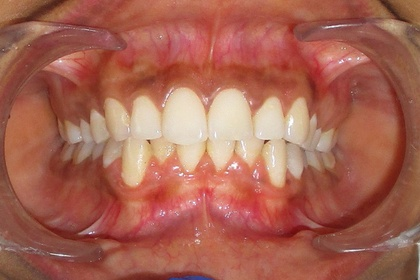
%> input picture Sample image/00001.jpg, 420 x 280 px, shrunk from 1800 x 1200 before the run
$ octave --eval "DeltaE;"   (GNU Octave 9; MATLAB toolbox functions it lacks are replaced by stand-ins)
%> lines starting %> are read from the running program, lines starting %| are printed output that depends on the picture
### FCM_EU.m
function [MF,Cent,Obj,res]=FCM_EU(img,ncluster,max_iter,expo)

%Check for RGB image%
if ndims(img)>2
     img = rgb2gray(img);
end
%Intialize the m and termination value%
if nargin<4
    expo=2;
    if nargin<3
        max_iter=100;
    end
end

[rn,cn]=size(img);
imgsiz=rn*cn;
%imgv=reshape(img,imgsiz,1);
%imgv=double(imgv);
imgv=img;
%Initialize the membership value%
MF=initfcm(ncluster,rn);

% Main loop
for i = 1:max_iter,
    [MF, Cent, Obj(i),dist] = stepfcm2dmf(imgv,MF,ncluster,expo);

	% check termination condition
	if i > 1,
		if abs(Obj(i) - Obj(i-1)) < 1e-2, break; end,
	end
end
%Calculate Cluster validity Index values%
V_new = sum(Cent)/ncluster;

dist_New = distfcm(Cent, V_new);
dist_n = distfcm(Cent, imgv);
Vfs = sum(sum((dist_New'.^2)*(MF.^2)));
vxb = sum(sum((dist_n.^2).*(MF.^2)));

Vfs = vxb-Vfs;
res.Vfs = Vfs;
incr =1;
for index1=1:ncluster
    for index2=1:ncluster
            if index2>index1
                diff_n = ((Cent(index1) - Cent(index2)));
                center_diff(incr) = diff_n^2;
                incr=incr+1;
            end
    end
end
center_diff = min(center_diff');

vxb = (vxb)/(imgsiz*(center_diff));
res.vxb = vxb;

% [14 lines left out: function stepfcm2dmf, not called in this run]

### dental_shade_matching.m
 function DeltaE()
try
    fontSize = 14;
    image=imread('D:\College\Dental Shade Matching 2\Patients Photos\00001.jpg');
%> image is the input picture: size 280x420x3 uint8; mean R, G, B 166.8, 99.7, 82.8
    % figure,imshow(image);

    gray_image=rgb2gray(image);
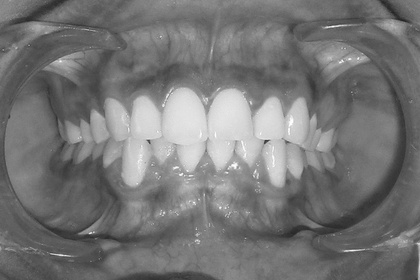
%> gray_image: size 280x420 uint8; min 36, max 254, mean 117.8

    lmean=conv2(gray_image,ones(3)/9,'same');
    lstd=stdfilt(gray_image);
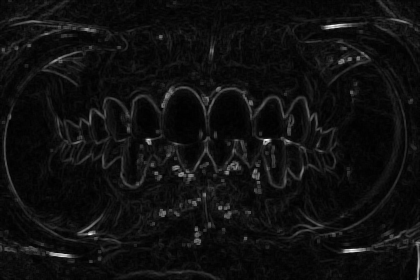
%> lstd: size 280x420 double; min 0, max 75.03, mean 4.8; drawn with min black and max white
    % data(:,1)=image(:);
    data(:,1)=lmean(:);
    data(:,2)=lstd(:);
    D(:,1)=abs(data(:,1)-data(:,2));
    D(:,2)=abs(data(:,1)+data(:,2));
    data=double(D);
%Intialize the cluster number%
cluster=3;

%Call FCM algorithm to cluster the input image%
%[center,MF,obj]=fcm(data,cluster);
[MF,Centers,obj,res]=FCM_EU(data,cluster);

%Calculate Cluster validity index%
RF1=0;
Vpec=0;
for j=1:size(MF,2)
    for i=1:cluster
            RF1 =RF1+ (MF(i,j)^2);
            Vpec = Vpec + MF(i,j)*log(MF(i,j));
    end
end
RF1= RF1/size(MF,2);
Vpc1(cluster)= RF1;
Vpe1 = (-Vpec)/size(MF,2);
Vpe(cluster)= Vpe1;
Vfs(cluster)= res.Vfs ;
Vxb(cluster) = res.vxb ;


%Display the image%
figure
subplot(231); imshow(image,[])
for i=1:cluster
    imgfi=reshape((MF(i,:,:)),size(image,1),size(image,2));
    subplot(2,3,i+1); imshow(imgfi,[])
    title(['Index No: ' int2str(i)])
end

prompt = {'Enter your option:'};
dlgtitle = 'Input';
dims = [1 35];
definput = {'0'};
answer = inputdlg(prompt,dlgtitle,dims,definput)
i = str2double(answer);
imfgi=reshape((MF(i,:,:)),size(image,1),size(image,2));
imfgi=medfilt2(imfgi,[5 5]);

newi=im2bw(imfgi,graythresh(imfgi));
se=strel('square',15);
iopenned=imopen(newi,se);
iopen=bwareaopen(iopenned,10000);
figure,imshow(iopen);

maskedRgbImage = bsxfun(@times, image, cast(iopen, 'like', image));
figure,imshow(maskedRgbImage);

j=imcrop(maskedRgbImage);
figure,imshow(j);


%removing flashlight reflection
% grayj=rgb2gray(j);
%     mask = grayj > 300; % whatever value works.
%     fixedImage = regionfill(grayj, mask);
%     figure,imshow(fixedImage);

% [rows columns numberOfColorBands] = size(j);
% % divide an image up into blocks by using mat2cell().
% blockSizeR = 150; % Rows in block.
% blockSizeC = 100; % Columns in block.
% % Figure out the size of each block in rows.
% % Most will be blockSizeR but there may be a remainder amount of less than that.
% wholeBlockRows = floor(rows / blockSizeR);
% blockVectorR = [blockSizeR * ones(1, wholeBlockRows), rem(rows, blockSizeR)];
% % Figure out the size of each block in columns.
% wholeBlockCols = floor(columns / blockSizeC);
% blockVectorC = [blockSizeC * ones(1, wholeBlockCols), rem(columns, blockSizeC)];
% % Create the cell array, ca.
% % Each cell (except for the remainder cells at the end of the image)
% % in the array contains a blockSizeR by blockSizeC by 3 color array.
% % This line is where the image is actually divided up into blocks.
% if numberOfColorBands > 1
%   % It's a color image.
%   ca = mat2cell(j, blockVectorR, blockVectorC, numberOfColorBands);
% else
%   ca = mat2cell(rgbImage, blockVectorR, blockVectorC);
% end
% % Now display all the blocks.
% plotIndex = 1;
% numPlotsR = size(ca, 1);
% numPlotsC = size(ca, 2);
% for r = 1 : numPlotsR
%   for c = 1 : numPlotsC
%     fprintf('plotindex = %d,   c=%d, r=%d\n', plotIndex, c, r);
%     % Specify the location for display of the image.
%     subplot(numPlotsR, numPlotsC, plotIndex);
%     % Extract the numerical array out of the cell
%     % just for tutorial purposes.
%     rgbBlock = ca{r,c};
%     imshow(rgbBlock); % Could call imshow(ca{r,c}) if you wanted to.
%     [rowsB columnsB numberOfColorBandsB] = size(rgbBlock);
%     % Make the caption the block number.
%     caption = sprintf('Block #%d of %d\n%d rows by %d columns', ...
%       plotIndex, numPlotsR*numPlotsC, rowsB, columnsB);
%     title(caption);
%     drawnow;
%     % Increment the subplot to the next location.
%     plotIndex = plotIndex + 1;
%   end
% end
% % Display the original image in the upper left.
% % subplot(4, 6, 1);
%
% % title('Original Image');

% Convert image from RGB colorspace to lab color space.
	cform = makecform('srgb2lab');
	lab_Image = applycform(im2double(j),cform);

	% Extract out the color bands from the original image
	% into 3 separate 2D arrays, one for each color component.
	LChannel = lab_Image(:, :, 1);
	aChannel = lab_Image(:, :, 2);
	bChannel = lab_Image(:, :, 3);

	% Display the lab images.
	subplot(3, 4, 2);
	imshow(LChannel, []);
	title('L Channel', 'FontSize', fontSize);
	subplot(3, 4, 3);
	imshow(aChannel, []);
	title('a Channel', 'FontSize', fontSize);
	subplot(3, 4, 4);
	imshow(bChannel, []);
	title('b Channel', 'FontSize', fontSize);


% Get the average lab color value.
	[LMean, aMean, bMean] = GetMeanLABValues(LChannel, aChannel, bChannel, j);
% Make uniform images of only that one single LAB color.
	LStandard = LMean * ones(rows, columns);
	aStandard = aMean * ones(rows, columns);
	bStandard = bMean * ones(rows, columns);

	% Create the delta images: delta L, delta A, and delta B.
	deltaL = LChannel - LStandard;
	deltaa = aChannel - aStandard;
	deltab = bChannel - bStandard;

% Create the Delta E image.
	% This is an image that represents the color difference.
	% Delta E is the square root of the sum of the squares of the delta images.
	deltaE = sqrt(deltaL .^ 2 + deltaa .^ 2 + deltab .^ 2);

	% Mask it to get the Delta E in the mask region only.
	maskedDeltaE = deltaE .* j;
	% Get the mean delta E in the mask region
	% Note: deltaE(mask) is a 1D vector of ONLY the pixel values within the masked area.
 	meanMaskedDeltaE = mean(deltaE(j));
	% Get the standard deviation of the delta E in the mask region
	stDevMaskedDeltaE = std(deltaE(j));
	message = sprintf('The mean LAB = (%.2f, %.2f, %.2f).\nThe mean Delta E in the masked region is %.2f +/- %.2f',...
		LMean, aMean, bMean, meanMaskedDeltaE, stDevMaskedDeltaE);

	% Display the masked Delta E image - the delta E within the masked region only.
	subplot(3, 4, 6);
	imshow(maskedDeltaE, []);
	caption = sprintf('Delta E between image within masked region\nand mean color within masked region.\n(With amplified intensity)');
	title(caption, 'FontSize', fontSize);

	% Display the Delta E image - the delta E over the entire image.
	subplot(3, 4, 7);
	imshow(deltaE, []);
	caption = sprintf('Delta E Image\n(Darker = Better Match)');
	title(caption, 'FontSize', fontSize);


catch ME
	errorMessage = sprintf('Error running this m-file:\n%s\n\nThe error message is:\n%s', ...
		mfilename('fullpath'), ME.message);
	errordlg(errorMessage);
end
return;


%-----------------------------------------------------------------------------
% Get the average lab within the mask region.
function [LMean, aMean, bMean] = GetMeanLABValues(LChannel, aChannel, bChannel, mask)
try
	LVector = LChannel(mask); % 1D vector of only the pixels within the masked area.
	LMean = mean(LVector);
	aVector = aChannel(mask); % 1D vector of only the pixels within the masked area.
	aMean = mean(aVector);
	bVector = bChannel(mask); % 1D vector of only the pixels within the masked area.
	bMean = mean(bVector);
catch ME
	errorMessage = sprintf('Error running GetMeanLABValues:\n\n\nThe error message is:\n%s', ...
		ME.message);
	WarnUser(errorMessage);
end
return; % from GetMeanLABValues

$ run again, with Sample image/01.jpg copied over Sample image/00001.jpg
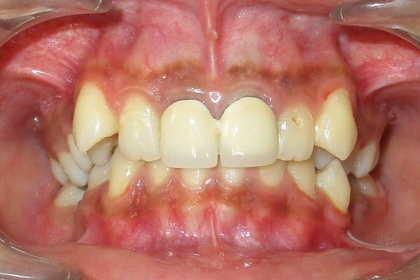
%> input picture Sample image/01.jpg, 420 x 280 px, shrunk from 1800 x 1200 before the run
%> in DeltaE, image is the input picture: size 280x420x3 uint8; mean R, G, B 182.3, 117.6, 102.5
%> in DeltaE, `gray_image=rgb2gray(image);`:
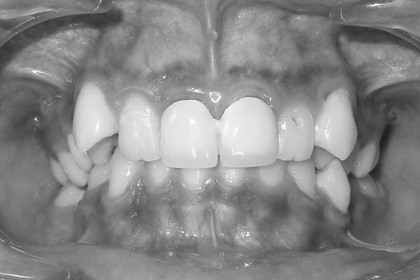
%> gray_image: size 280x420 uint8; min 29, max 255, mean 135.2
%> in DeltaE, `lstd=stdfilt(gray_image);`:
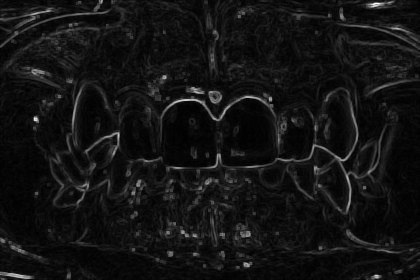
%> lstd: size 280x420 double; min 0, max 63.42, mean 4.9; drawn with min black and max white
